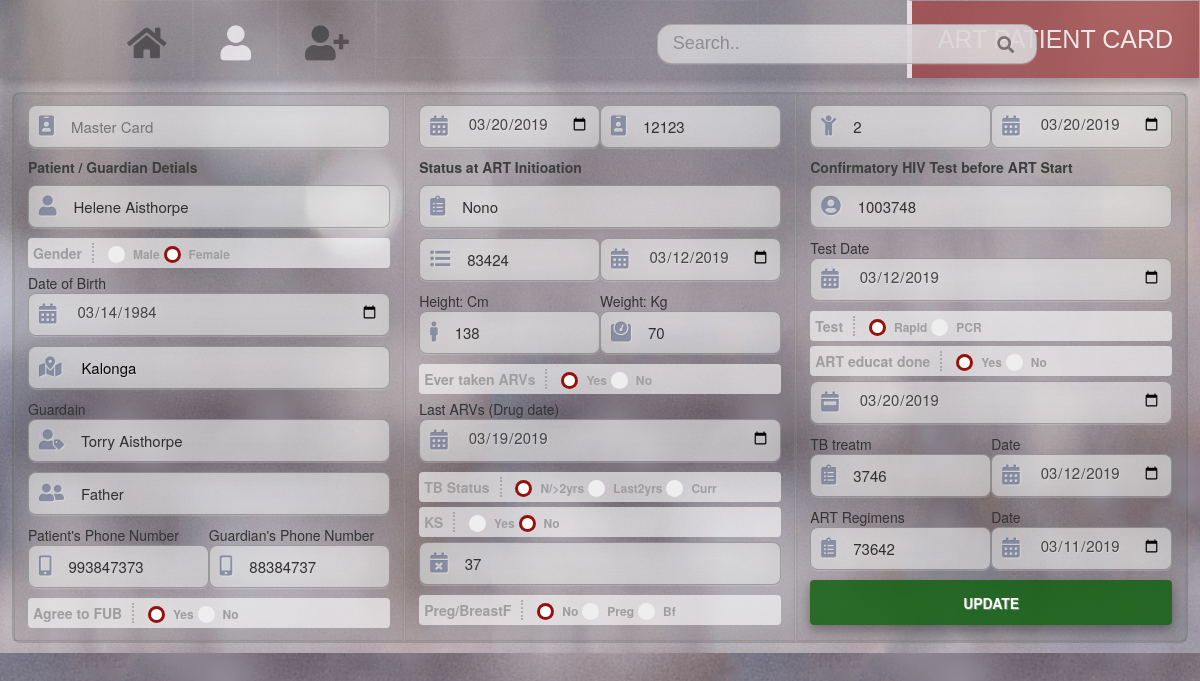
The page /profile.php?pid=12123 on the database its author committed.
### tables this page shows
CREATE TABLE IF NOT EXISTS `patient` (
  `TransferDate` date NOT NULL,
  `ArtRegNo` int(15) NOT NULL,
  `ChildNo` int(15) NOT NULL,
  `Year` date NOT NULL,
  `Name` varchar(250) NOT NULL,
  `Gender` char(10) NOT NULL,
  `DoB` date NOT NULL,
  `Address` text NOT NULL,
  `PatientNo` int(15) NOT NULL,
  `GuardianName` varchar(250) NOT NULL,
  `GuardianNo` int(15) NOT NULL,
  `GRelation` varchar(250) NOT NULL,
  `FUB` char(15) NOT NULL,
  `RelatedDis` varchar(250) NOT NULL,
  `CD4` int(15) NOT NULL,
  `CD4Date` date NOT NULL,
  `Height` int(15) NOT NULL,
  `Weight` int(15) NOT NULL,
  `AgeInit` int(15) NOT NULL,
  `TBStatus` varchar(250) NOT NULL,
  `KS` char(10) NOT NULL,
  `PregBf` varchar(250) NOT NULL,
  `Arvs` char(10) NOT NULL,
  `LastArvsDate` date DEFAULT NULL,
  `SerialNo` int(15) NOT NULL,
  `TestDate` date NOT NULL,
  `TestResult` varchar(250) NOT NULL,
  `ARTeduct` char(10) NOT NULL,
  `ARTeductDate` date DEFAULT NULL,
  `TBtreatm` int(15) NOT NULL,
  `TBtreatmDate` date NOT NULL,
  `ARTreg` int(15) NOT NULL,
  `ARTregDate` date NOT NULL
);

### profile.php (the view, shortened to what this page needs)
<?php
include('includes/config.php');
?>
<?php
if(isset($_GET['pid'])) {
 $pid=$_GET['pid'];
}
?>
                    <?php
                      $sql = "SELECT * from patient WHERE ArtRegNo = $pid ";
                      $query = $dbh -> prepare($sql);
                      $query->execute();
                      $results=$query->fetchAll(PDO::FETCH_OBJ);
                      $cnt=1;
                      if($query->rowCount() > 0)
                      {
                      foreach($results as $result)
                      {				?>
<!DOCTYPE html>
<html lang="en">
<head>
    <link rel="stylesheet" href="assets/css/swiper.min.css">
    <link rel="stylesheet" href="assets/css/bootstrap.min.css">
    <link rel="stylesheet" href="assets/css/style.css">
    <link rel="stylesheet" href="assets/css/all.min.css">
</head>
<body>
    <header>
        <div class="swiper-container">
         <nav class="sticky">
                <ul>
                   <li><a href="index.php"  class="fas fa-home"><b></b></a> </li>
                   <li><a href="search.php" class="fas fa-user active"><b></b></a> </li>
                   <li><a href="addaccount.php" class="fas fa-user-plus"><b></b></a> </li>
                   <li>
                      <div class="search-container">
                          <form action="search.php" method="POST">
                            <input type="text" placeholder="Search.." name="search" class="searchbar">
                            <button type="submit" name="submit" class="fa fa-search"></button>
                          </form>
                  </div>
                   </li>
                   <li class="res"><a href="#contact">ART PATIENT CARD</a></li>
                 </ul>
            </nav>
<div class="scroll">
<form  method="post" name="submit">
            <div class="wrapperr profile">
                  <div>
                  <div id="field">
                  <i class="fas fa-id-badge"></i>
                  <input type="text" name="TransferDate" class="small mss" placeholder="Master Card"> <br><br>
                  </div>
                  <h5>Patient / Guardian Detials</h5>
                  <div id="field">
                  <i class="fas fa-user"></i>
                  <input type="text" name="Name" placeholder="" value="<?php echo htmlentities($result->Name);?>"> <br>
                  </div>
                  <div class="sub">
                        <b class="inner">Gender</b>
                         <label class="contain"> Male
                             <span class="checkmark"></span>
                           </label>
                           <label class="contain"> Female
                             <span class="checkmark"></span>
                           </label>
                         </div>
                    Date of Birth
                    <div id="field">
                        <i class="fas fa-calendar-alt"></i>
                    <input type="date" name="DoB" value="<?php echo htmlentities($result->DoB);?>"> <br>
                    </div>
                     <div id="field">
                    <i class="fas fa-map-marked-alt"></i>
                    <input type="textarea" value="<?php echo htmlentities($result->Address);?>" name="Address" placeholder="Physical Address" > <br>
                    </div>
                    Guardain
                    <div id="field">
                    <i class="fas fa-user-tag"></i>
                    <input type="text" name="GuardianName" placeholder="Guardain Name" value="<?php echo htmlentities($result->GuardianName);?>"> <br>
                    </div>
                    <div id="field">
                    <i class="fas fa-user-friends"></i>
                    <input type="text" name="GRelation" placeholder="Guardain Relation" value="<?php echo htmlentities($result->GRelation);?>"> <br>
                    </div>
                    <div class="half">  Patient's Phone Number
                    <div id="field">
                    <i class="fas fa-mobile-alt"></i>
                    <input type="text" name="PatientNo" class="small" placeholder="Patient Phone" value="<?php echo htmlentities($result->PatientNo);?>">
                    </div>
                    </div>
                    <div class="half">  Guardian's Phone Number
                    <div id="field" >
                    <i class="fas fa-mobile-alt"></i>
                    <input type="text" name="GuardianNo" class="small" placeholder="Guardain Cell" value="<?php echo htmlentities($result->GuardianNo);?>"> <br>
                    </div>
                    </div>
                    <div class="sub">
                   <b class="inner">Agree to FUB</b>
                    <label class="contain"> Yes
                        <span class="checkmark"></span>
                      </label>
                      <label class="contain"> No
                        <span class="checkmark"></span>
                      </label>
                    </div>
                  </div>
                  <div class="con">
                  <div id="field" class="half">
                        <i class="fas fa-calendar-alt"></i>
                  <input type="date" name="TransferDate" class="small up" value="<?php echo htmlentities($result->TransferDate);?>">
                  </div>
                  <div id="field" class="half">
                        <i class="fas fa-id-badge"></i>
                    <input type="text" name="ArtRegNo" class="small up" placeholder="ART Reg No." value="<?php echo htmlentities($result->ArtRegNo);?>">  <br>   <br>
                    </div>
                    <h5> Status at ART Initioation </h5>
                    <div id="field">
                        <i class="fas fa-clipboard-list"></i>
                    <input type="text" name="RelatedDis" placeholder="HIV-related Diseases" value="<?php echo htmlentities($result->RelatedDis);?>"> <br>
                    </div>
                     <div id="field" class="half">
                        <i class="fas fa-list-ul"></i>
                    <input type="text" name="CD4" class="small" placeholder="CD4" value="<?php echo htmlentities($result->CD4);?>">
                    </div>
                    <div id="field" class="half">
                        <i class="fas fa-calendar-alt"></i>
                    <input type="date" name="CD4Date"  class="small"  value="<?php echo htmlentities($result->CD4Date);?>">
                    </div>
                    <div class="half"> Height: Cm
                      <div id="field" >
                          <i class="fas fa-male"></i>
                        <input type="text" name="Height" class="small" placeholder="Height    cm" value="<?php echo htmlentities($result->Height);?>">
                        </div>
                    </div>
                    <div class="half"> Weight: Kg
                      <div id="field" >
                      <i class="fas fa-weight"></i>
                        <input type="text" name="Weight" class="small" placeholder="Weight    kg" value="<?php echo htmlentities($result->Weight);?>"> <br>
                        </div>
                    </div>
                      <div class="sub">
                          <b class="inner">Ever taken ARVs</b>
                           <label class="contain"> Yes
                               <span class="checkmark"></span>
                             </label>
                             <label class="contain"> No
                               <span class="checkmark"></span>
                             </label> <br>
                           </div>
                   Last ARVs (Drug date)  <br>
                   <div id="field">
                        <i class="fas fa-calendar-alt"></i>
                    <input type="date" name="LastArvsDate" value="<?php echo htmlentities($result->LastArvsDate);?>"> <br>
                    </div>
                 <div class="sub">
                  <b class="inner">TB Status</b>
                    <label class="contain"> N/>2yrs
                        <span class="checkmark"></span>
                      </label>
                      <label class="contain"> Last2yrs
                        <span class="checkmark"></span>
                      </label>
                      <label class="contain"> Curr
                          <span class="checkmark"></span>
                        </label>  <br>
                      </div>
                      <div class="sub">
                          <b class="inner">KS</b>
                           <label class="contain"> Yes
                               <span class="checkmark"></span>
                             </label>
                             <label class="contain"> No
                               <span class="checkmark"></span>
                             </label> <br>
                           </div>
                    <div id="field">
                        <i class="fas fa-calendar-times"></i>
                      <input type="text" name="AgeInit" placeholder="Age at Init" value="<?php echo htmlentities($result->AgeInit);?>"> <br>
                      </div>
                        <div class="sub">
                            <b class="inner">Preg/BreastF</b>
                             <label class="contain"> No
                                 <span class="checkmark"></span>
                               </label>
                               <label class="contain"> Preg
                                 <span class="checkmark"></span>
                               </label>
                               <label class="contain"> Bf
                                  <span class="checkmark"></span>
                                </label> <br>
                             </div>
                  </div>
                  <div>
                  <div id="field" class="half">
                        <i class="fas fa-child"></i>
                      <input type="text" name="ChildNo" class="small up" placeholder=" Chils HCC No." value="<?php echo htmlentities($result->ChildNo);?>">
                    </div>
                      <div id="field" class="half">
                        <i class="fas fa-calendar-alt"></i>
                      <input type="date" name="Year" class="small up"  value="<?php echo htmlentities($result->Year);?>">  <br> <br>
                      </div>
                    <h5> Confirmatory HIV Test before ART Start</h5>
                    <div id="field">
                        <i class="fas fa-user-circle"></i>
                    <input type="text" name="SerialNo" placeholder="Site, HTC Serial No" value="<?php echo htmlentities($result->SerialNo);?>">
                    </div>
                    Test Date
                    <div id="field">
                        <i class="fas fa-calendar-alt"></i>
                    <input type="date"  name="TestDate"  value="<?php echo htmlentities($result->TestDate);?>">
                    </div>
                    <div class="sub">
                        <b class="inner">Test</b>
                         <label class="contain"> Rapid
                             <span class="checkmark"></span>
                           </label>
                           <label class="contain"> PCR
                             <span class="checkmark"></span>
                           </label> <br>
                         </div>
                      <div class="sub">
                          <b class="inner">ART educat done</b>
                           <label class="contain"> Yes
                               <span class="checkmark"></span>
                             </label>
                             <label class="contain"> No
                               <span class="checkmark"></span>
                             </label> <br>
                           </div>
                  <div id="field">
                        <i class="fas fa-calendar-week"></i>
                   <input type="date" name="ARTeductDate" value="<?php echo htmlentities($result->ARTeductDate);?>"> <br>
                   </div>
                  <div class="half">TB treatm
                 <div id="field">
                        <i class="fas fa-clipboard-list"></i>
                    <input type="text" name="TBtreatm" class="small" placeholder="Reg No." value="<?php echo htmlentities($result->TBtreatm);?>">
                    </div>
                  </div>
                <div class="half"> Date
                  <div id="field">
                        <i class="fas fa-calendar-alt"></i>
                    <input type="date"  name="TBtreatmDate" class="small"  value="<?php echo htmlentities($result->TBtreatmDate);?>"> <br>
                     </div>
                  </div>
                 <div class="half">ART Regimens
                  <div id="field">
                        <i class="fas fa-clipboard-list"></i>
                    <input type="text" name="ARTreg" class="small" value="<?php echo htmlentities($result->ARTreg);?>">
                    </div>
                 </div>
                <div class="half"> Date
                    <div id="field" >
                        <i class="fas fa-calendar-alt"></i>
                    <input type="date" name="ARTregDate" class="small"  value="<?php echo htmlentities($result->ARTregDate);?>"> <br>
                    </div>
                  </div>
                    <input type="submit" name="submit" value="UPDATE">
            </div>
            </form>
        </div>
        <?php $cnt=$cnt+1; }} ?>
    </header>
</body>
</html>

### rows shown on the page
patient: Name "Helene Aisthorpe", DoB "03/14/1984", Address "Kalonga", GuardianName "Torry Aisthorpe", GRelation "Father", PatientNo "993847373", GuardianNo "88384737", TransferDate "03/20/2019", ArtRegNo "12123", RelatedDis "Nono", CD4 "83424", CD4Date "03/12/2019", Height "138", Weight "70", LastArvsDate "03/19/2019", AgeInit "37", ChildNo "2", Year "03/20/2019", SerialNo "1003748", TestDate "03/12/2019", ARTeductDate "03/20/2019", TBtreatm "3746", TBtreatmDate "03/12/2019", ARTreg "73642", ARTregDate "03/11/2019"
